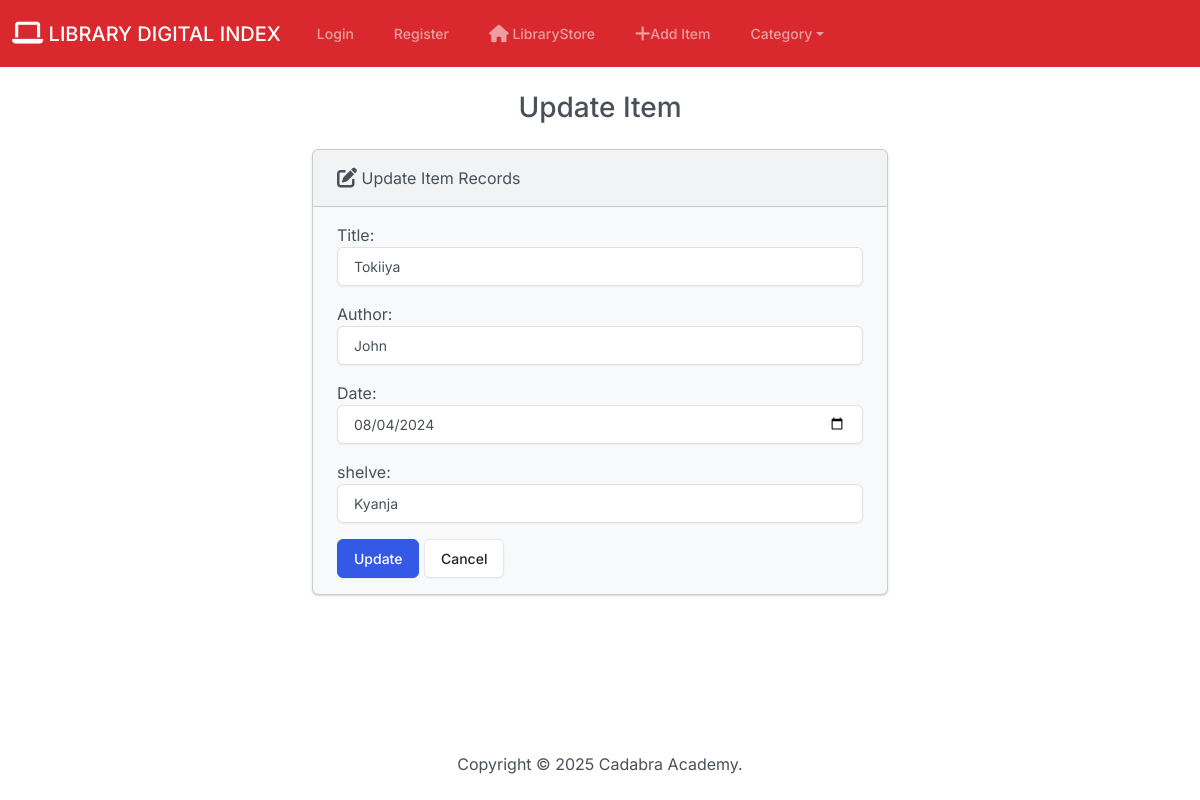
The app's page /edit/7 with its own data.
### students/models.py (models this page shows, shortened)
class Student(models.Model):
    title = models.CharField(max_length=50)
    author = models.CharField(max_length=50)
    date = models.DateField(default='2023-01-01')
    shelve = models.CharField(max_length=50)

### students/views.py (the view)
# urls.py: path('edit/<int:id>', views.edit, name='edit'),
def edit(request, id):
    if request.method == 'POST':
        student = Student.objects.get(pk=id)
        form = StudentForm(request.POST, instance=student)
        if form.is_valid():
            form.save()
            return render(request, 'edit.html', {
                'form': form,
                'success': True
            })
    else:
        student = Student.objects.get(pk=id)
        form = StudentForm(instance=student)
    return render(request, 'edit.html', {
        'form': form
    })

### students/forms.py
class StudentForm(forms.ModelForm):
    class Meta:
        model = Student
        fields = ['title', 'author', 'date', 'shelve']
        labels = {
            'title': 'Title',
            'author': 'Author',
            'date': 'Date',
            'shelve': 'shelve',
        }
        widgets = {
            'title': forms.TextInput(attrs={'class': 'form-control'}),
            'author': forms.TextInput(attrs={'class': 'form-control'}),
            'date': forms.DateInput(attrs={'type': 'date', 'class': 'form-control'}),
            'shelve': forms.TextInput(attrs={'class': 'form-control'}),
        }

### students/templates/edit.html (shortened to what this page needs)
{% extends "base.html" %}
{% block body %}
  <h3 class="text-center m-4">Update Item</h3>
  {% if success %}
    <div class="alert alert-success" role="alert">
        The Item updated successfully.
        <a href="{% url 'index' %}" class="alert-link">Go to Home Page</a>
    </div>
    {% else %}
      <div class="row justify-content-center">
        <div class="col-6">
            <div class="card bg-light mb-3">
                <div class="card-header">
                    <i class="fa-solid fa-pen-to-square fa-lg"></i> Update Item Records
                </div>
                <div class="card-body">
                    <form action="" method="POST">
                        {{ form.as_p }}
                        <button type="submit" class="btn btn-primary">Update</button>
                        <a href="{% url 'index' %}" class="btn btn-secondary">Cancel</a>
                    </form>
                </div>
              </div>
        </div>
      </div>
    {% endif %}
{% endblock %}

### records on screen
Student: title "Tokiiya", author "John", date "08/04/2024", shelve "Kyanja"
